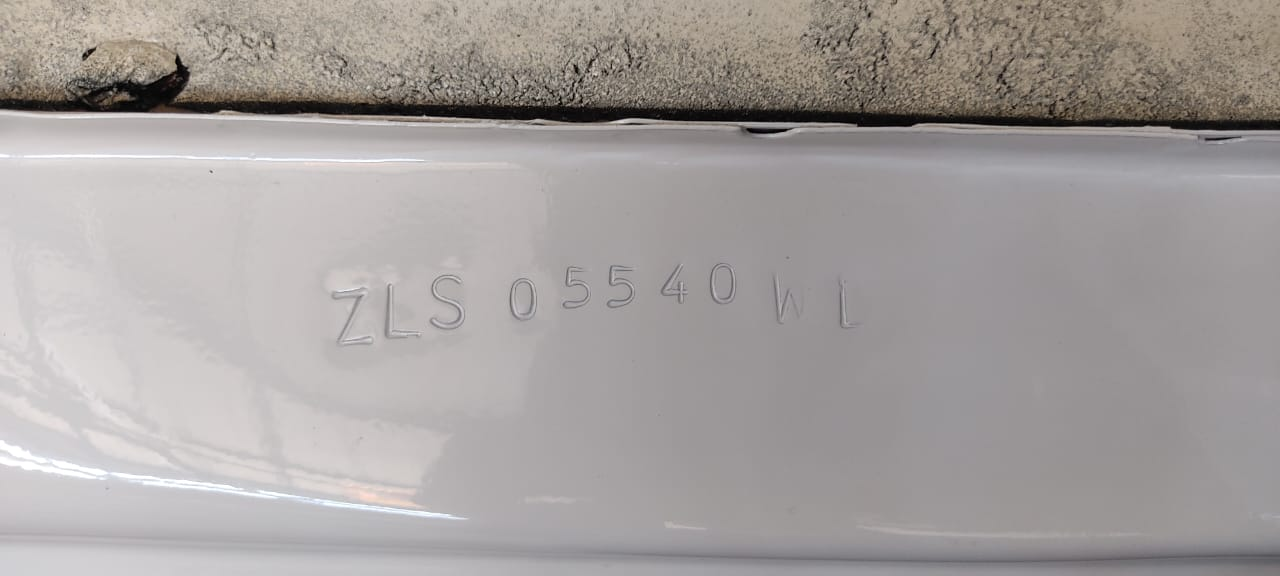
#> input picture Sample_Projects/program/code/chassis.jpg, 1280 x 576 px
$ python -i embossed_text2.py   (imports and definitions only)
#> lines starting #> are read from the running program, lines starting #| are printed output that depends on the picture
#> further down, picture is the input picture: shape (576, 1280, 3); mean B, G, R 158.2, 159.8, 164.9
import cv2
import numpy as np
from ultralytics import YOLO
import os
import time
import csv
import json

def enhance_image(img):
    # Convert to grayscale
    gray = cv2.cvtColor(img, cv2.COLOR_BGR2GRAY)

    # Apply CLAHE (adaptive histogram equalization)
    clahe = cv2.createCLAHE(clipLimit=6.0, tileGridSize=(8, 8))
    contrast = clahe.apply(gray)
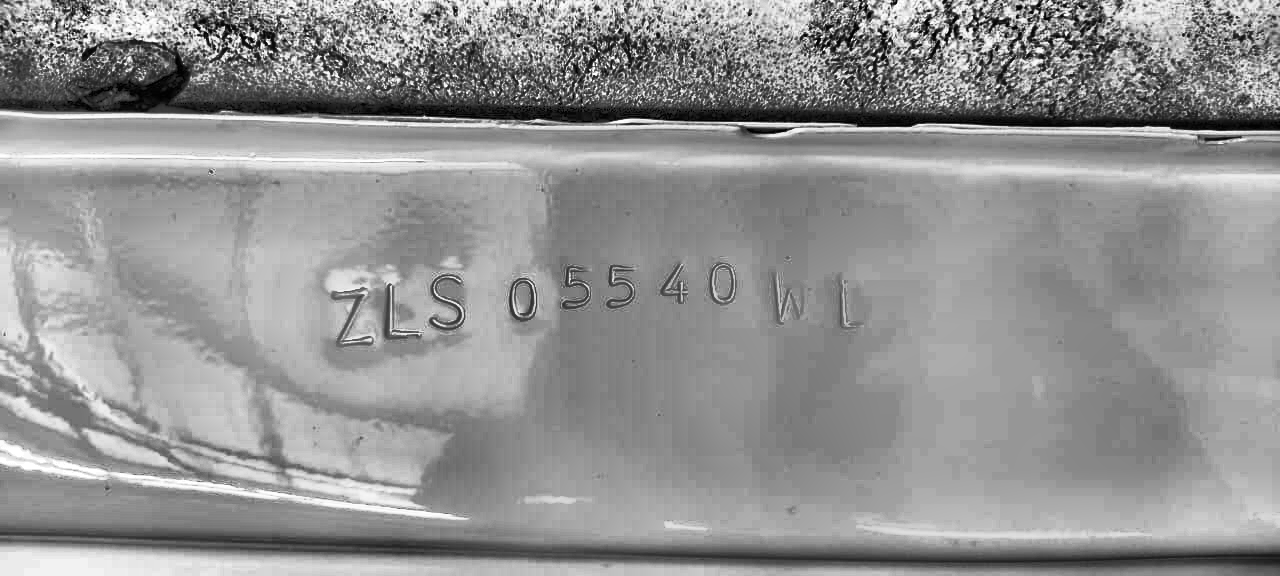
#> contrast: shape (576, 1280); min 0, max 255, mean 146.9

    # Bilateral Filter (preserves edges)
    filtered = cv2.bilateralFilter(contrast, 9, 80, 80)
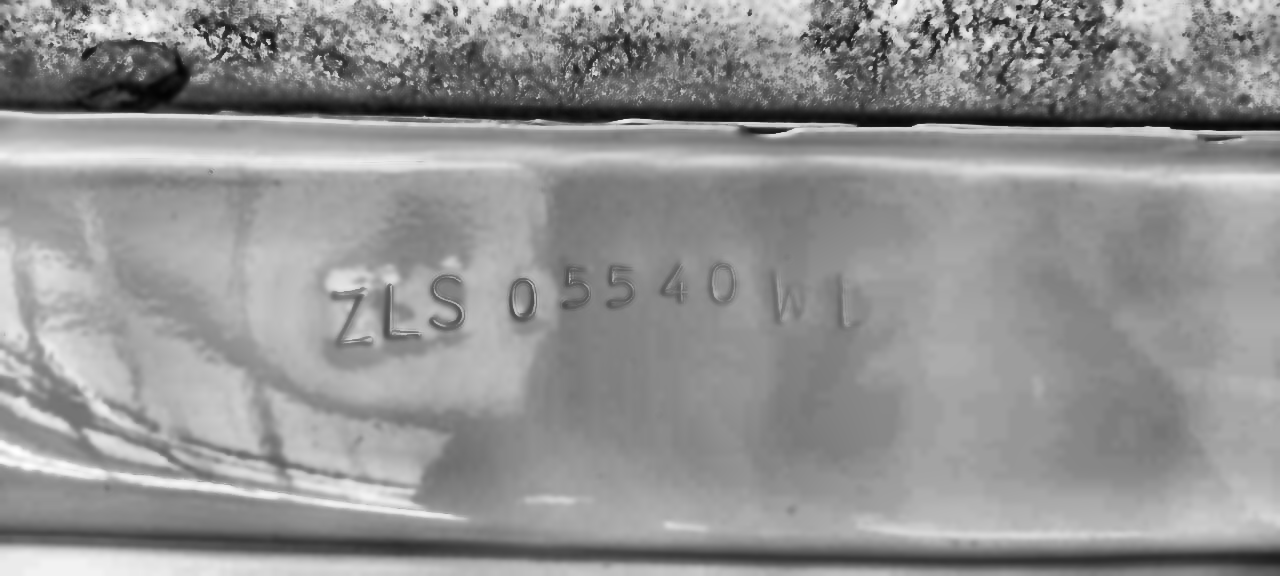
#> filtered: shape (576, 1280); min 3, max 255, mean 146.7

    # Morphological gradient to highlight edges
    kernel = cv2.getStructuringElement(cv2.MORPH_RECT, (3, 3))
    morph = cv2.morphologyEx(filtered, cv2.MORPH_GRADIENT, kernel)
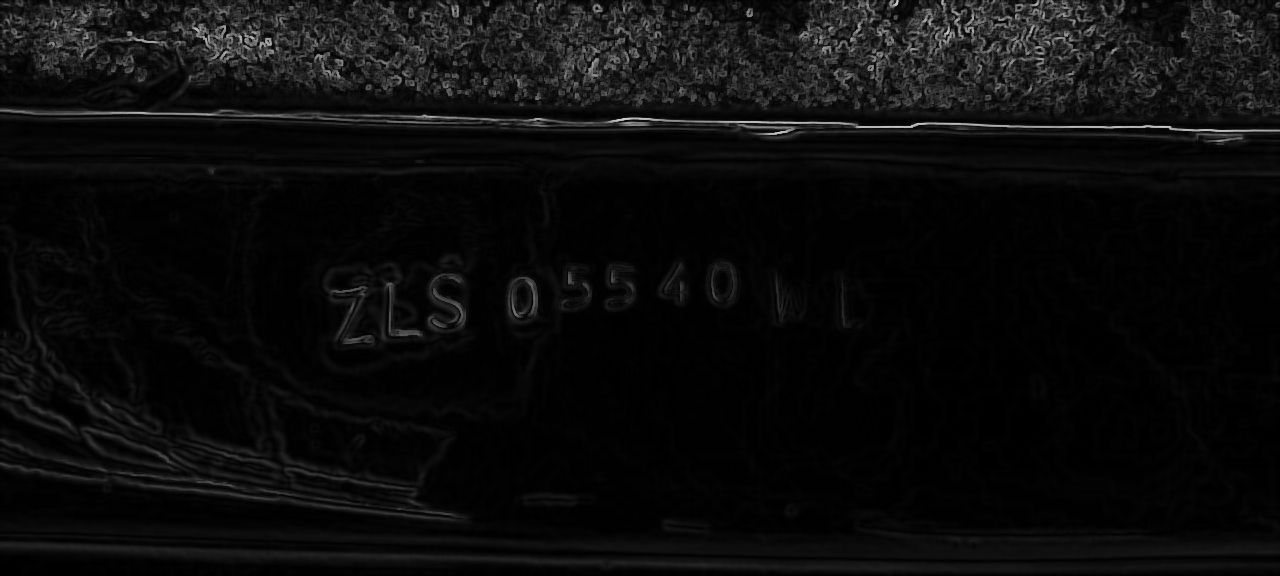
#> morph: shape (576, 1280); min 0, max 208, mean 12.1

    # Normalize and merge to 3 channels
    norm = cv2.normalize(morph, None, 0, 255, cv2.NORM_MINMAX)
    processed = cv2.cvtColor(norm, cv2.COLOR_GRAY2BGR)

    # Resize to YOLO expected size
    resized = cv2.resize(processed, (768, 768))
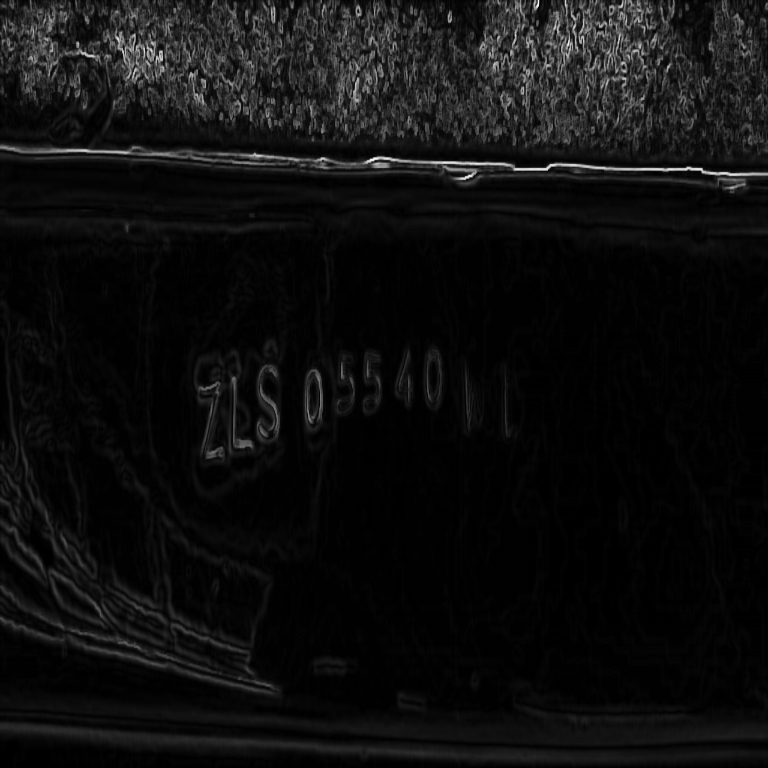
#> resized: shape (768, 768, 3); min 0, max 249, mean 14.7
    return resized

# [57 lines left out: function detect_chassis_number, not called in this run]

# Run detection
# [3 lines not run here, left out]

>>> import cv2
>>> picture = cv2.imread('chassis.jpg')
>>> result = enhance_image(picture)

$ run again, on Sample_Projects/program/code/HE_image.jpg
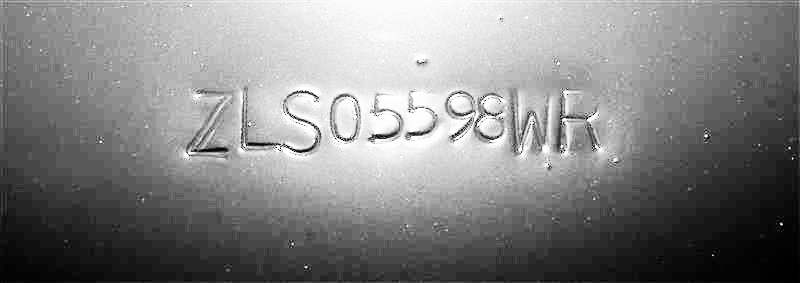
#> input picture Sample_Projects/program/code/HE_image.jpg, 800 x 283 px
#> picture is the input picture: shape (283, 800, 3); min 0, max 255, mean 130.6
#> in enhance_image, `morph = cv2.morphologyEx(filtered, cv2.MORPH_GRADIENT, kernel)`:
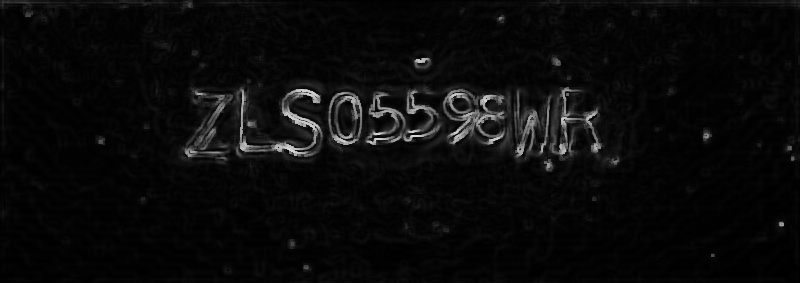
#> morph: shape (283, 800); min 0, max 218, mean 10.4
#> in enhance_image, `resized = cv2.resize(processed, (768, 768))`:
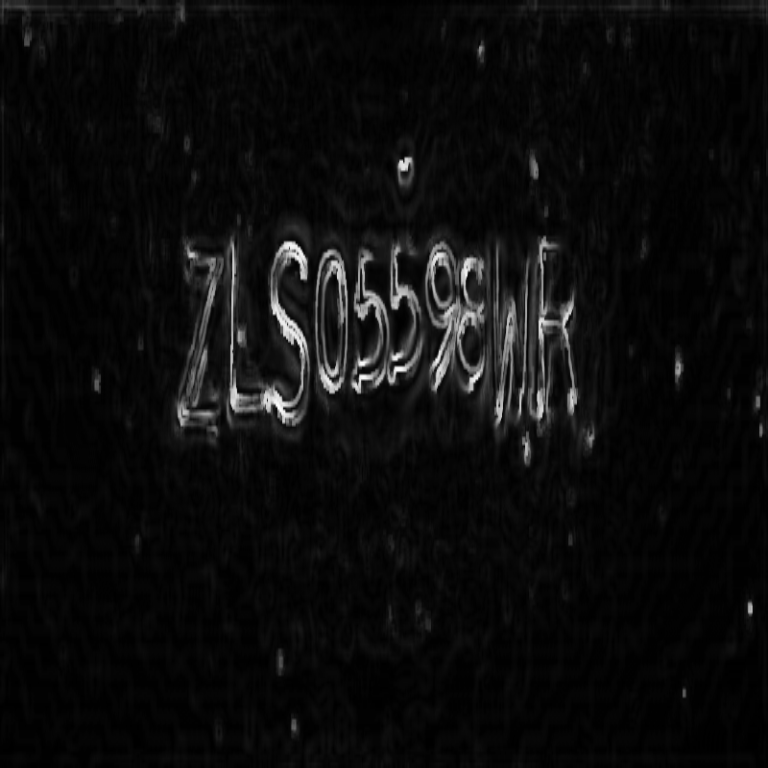
#> resized: shape (768, 768, 3); min 0, max 253, mean 12.1

$ run again, on Sample_Projects/program/code/HE_image1.jpg
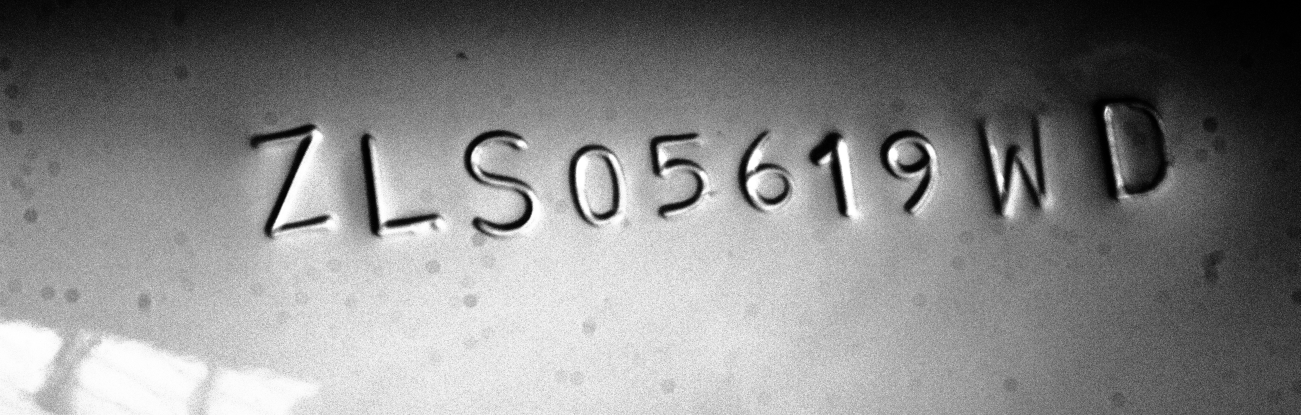
#> input picture Sample_Projects/program/code/HE_image1.jpg, 5202 x 1660 px (shown at 1/4 size)
#> picture is the input picture: shape (1660, 5202, 3); min 0, max 255, mean 130.4
#> in enhance_image, `norm = cv2.normalize(morph, None, 0, 255, cv2.NORM_MINMAX)`:
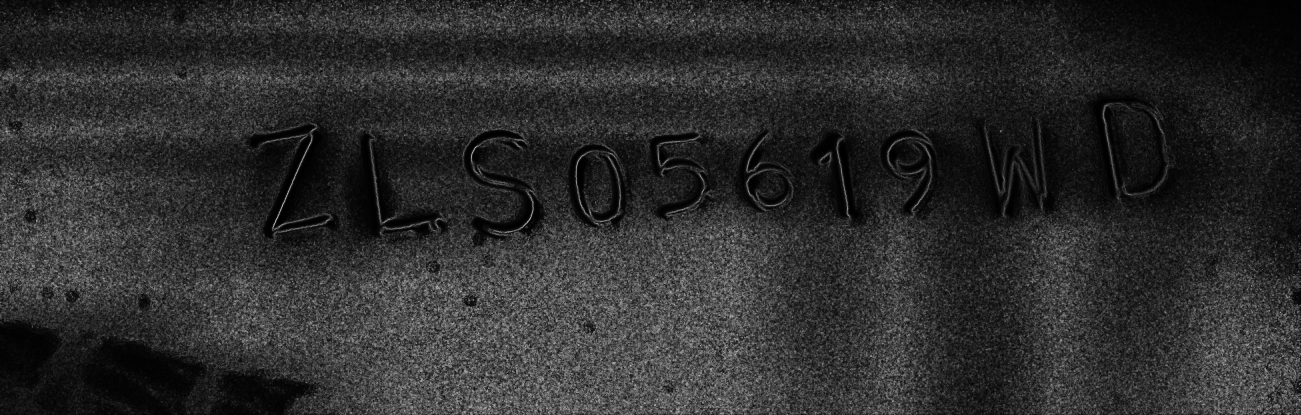
#> norm: shape (1660, 5202) (shown at 1/4 size); min 0, max 255, mean 45.1
#> in enhance_image, `resized = cv2.resize(processed, (768, 768))`:
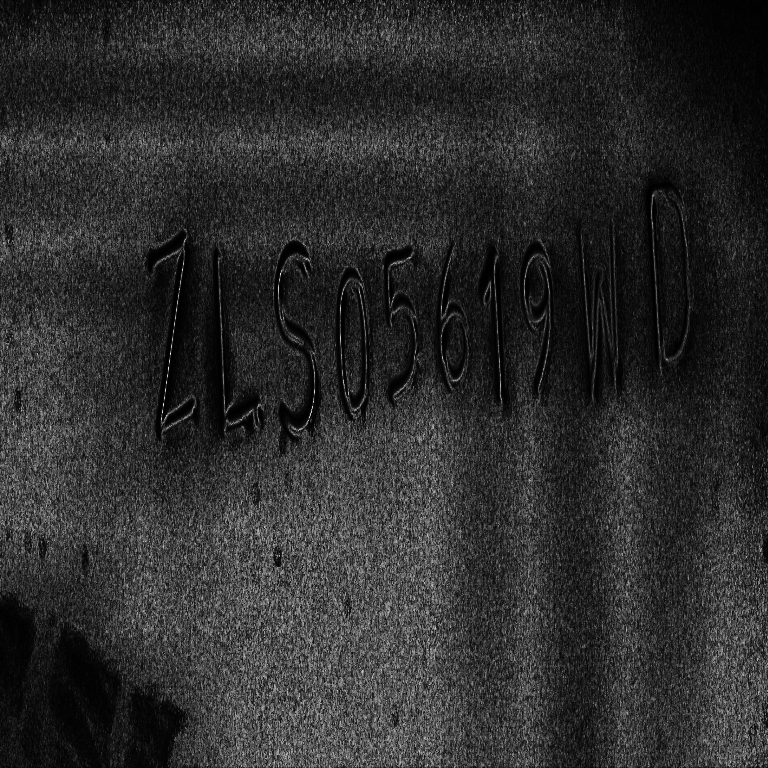
#> resized: shape (768, 768, 3); min 0, max 251, mean 44.9
